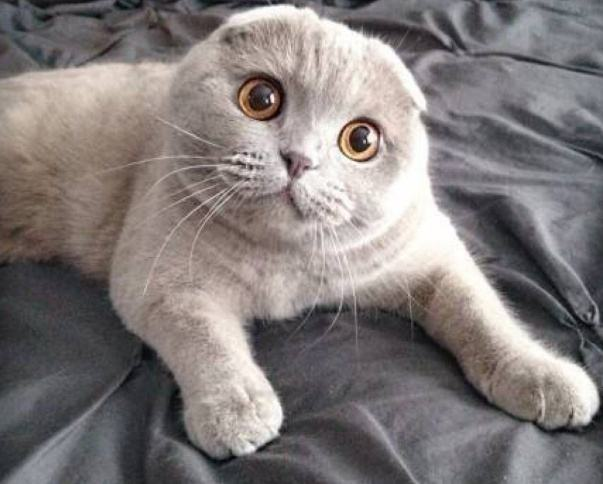
%> input picture cat.jpg, 603 x 484 px
$ octave test.m   (GNU Octave 9; MATLAB toolbox functions it lacks are replaced by stand-ins)
%> lines starting %> are read from the running program, lines starting %| are printed output that depends on the picture
clc
clear
img1 = imread('cat.jpg');
%> img1 is the input picture: size 484x603x3 uint8; mean R, G, B 129.5, 123.1, 122.4
img2 = imread('cat0.jpg');
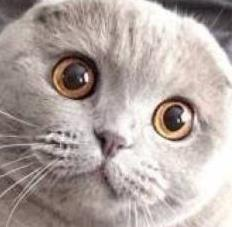
%> input picture cat0.jpg, 232 x 227 px
%> img2 is the input picture: size 227x232x3 uint8; mean R, G, B 176.8, 164.6, 160.3

im1 = double(rgb2gray(img1));
im2 = double(rgb2gray(img2));
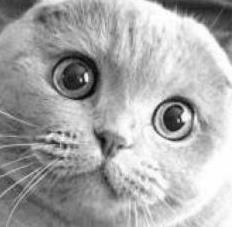
%> im2: size 227x232 double; min 5, max 255, mean 167.8

im1 = im1(1:2:size(im1,1),1:2:size(im1,2))-mean(mean(im1));
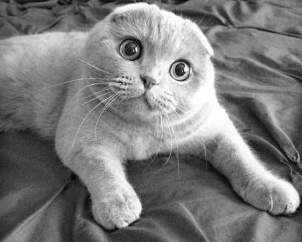
%> im1: size 242x302 double; min -123.9, max 130.1, mean -0.1; drawn with min black and max white
im1 = im1(1:2:size(im1,1),1:2:size(im1,2))-mean(mean(im1));
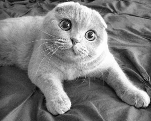
%> im1: size 121x151 double; min -123.8, max 130.2, mean 0; drawn with min black and max white

t = imfilter(im1,im2,'corr');
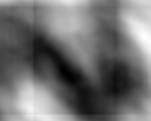
%> t: size 121x151 double; min -8299889.3, max 22705651.4, mean 5380426.1; drawn with min black and max white
mesh(t)
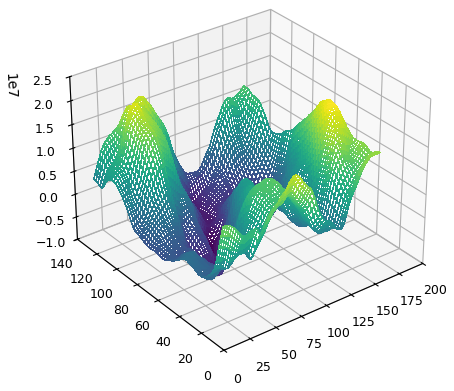
%> figure redrawn from the program's plot data
